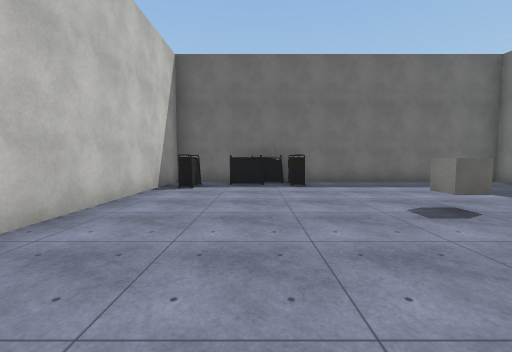
[1] (above)

18 first-person views from a walk through a scene from a Unity 3-D project. The camera is 1.5 m above the floor, tilts 4° down and sees 90° across. Doors are open. The floor is counted in squares, 2 m on a side. Each view is taken from the middle of a square. On the plan, view 1 faces up. The plan holds only what a view shows up to about 9 squares ahead; the rest is blank. The place goes on beyond the plan. The player character is not drawn. Some animated figures are not drawn. Some surface patterns are stand-ins.

[2]
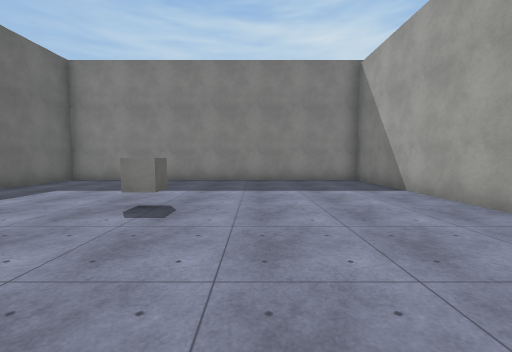

[3]
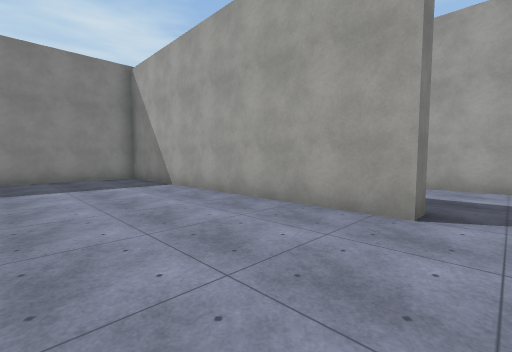

[4]
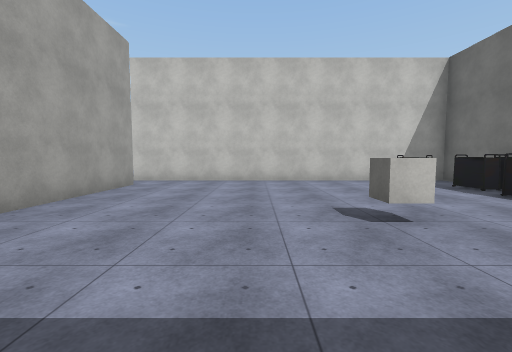

[5]
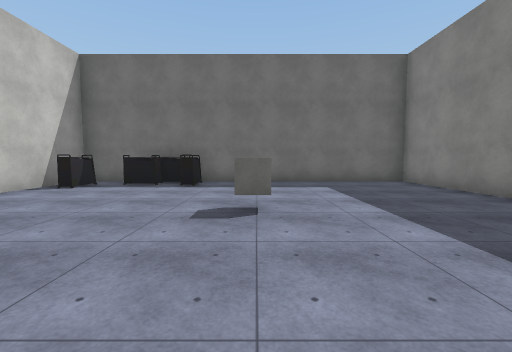

[6]
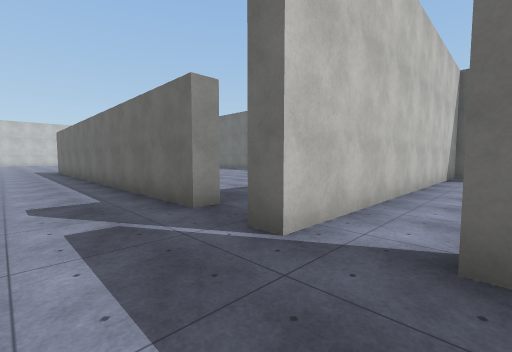

[7]
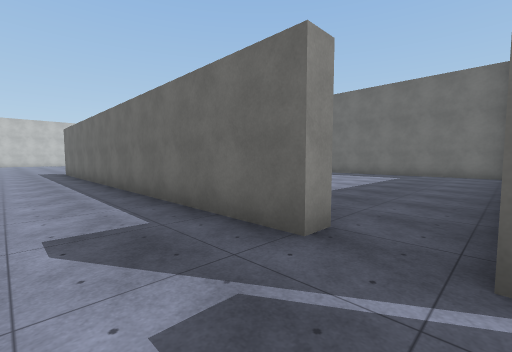

[8]
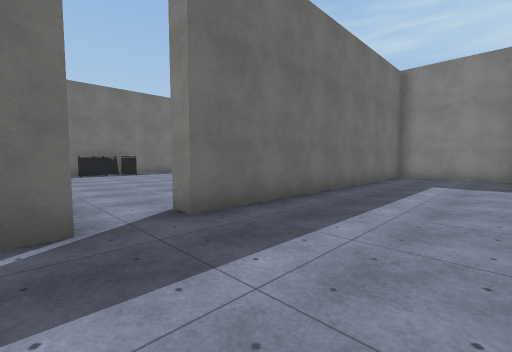

[9]
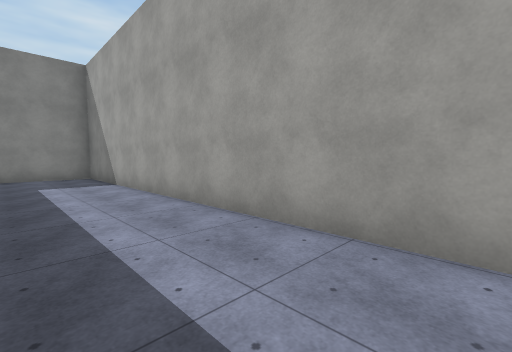

[10]
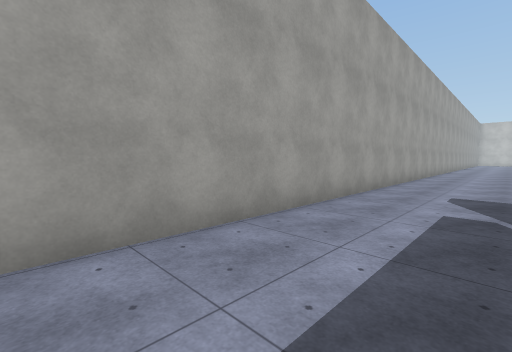

[11]
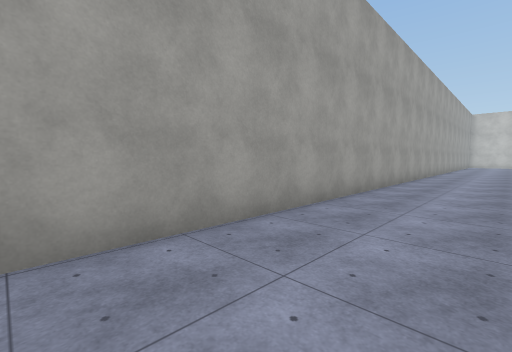

[12]
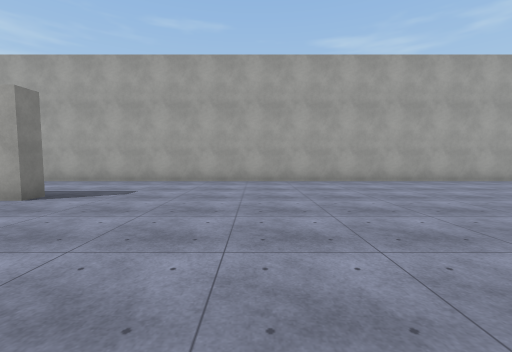

[13]
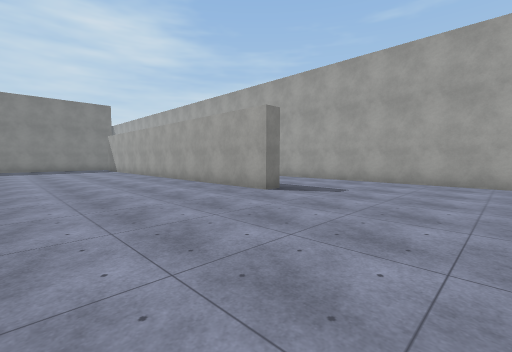

[14]
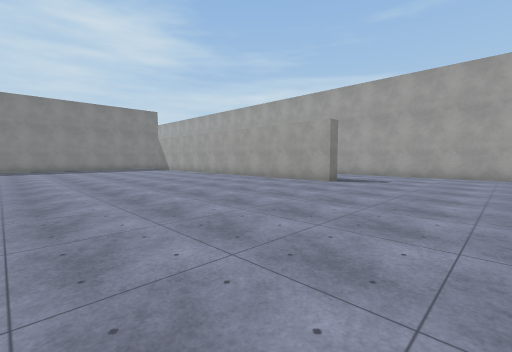

[15]
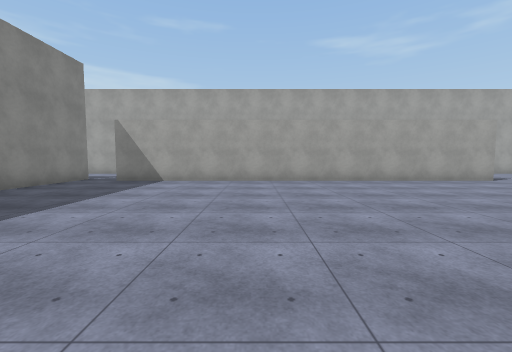

[16]
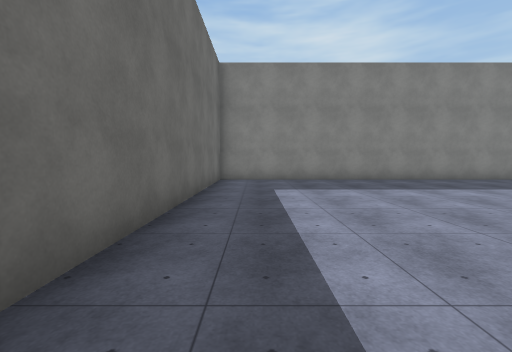

[17]
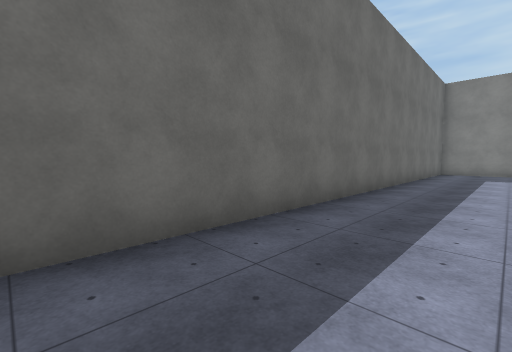

[18]
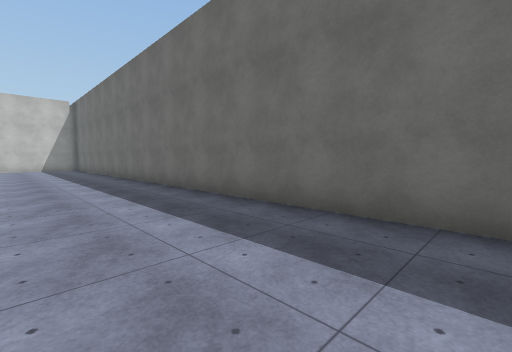

### Floor plan
Points are (right, up) in squares from view 1. A wall is a line through its corners. A room is listed if a view was taken in it or the views show most of it. See-through windows are left out.
Room 1 (views 1, 2, 3, 4, 5)
walls: (-1.2, -1.5) (7.8, -1.5) (7.8, 8.2) (-2.5, 8.2) (-2.5, -2)
ways out: open door at (-1.5, -2) to room 2
objects: other object (-2, 7); other object (0, 7); other object (0, 8); other object (1, 7); other object (3, 4)
Room 2 (views 6, 7, 8, 9, 10, 11, 12, 13, 14, 15, 16, 17, 18)
walls: (-16.9, -2) (-16.9, -1.5) (-4.4, -1.5) (-4.4, -2) (-13.8, -2); (-2.5, -2) (-3, -2) (-3, 8.2) (-23.5, 8.2); (-26.5, -5.3) (7.5, -5.3); (6.8, -2) (-1.2, -2); (7.8, -5.1) (7.8, -2.9)
ways out: open door at (-1.5, -2) to room 1

Positions as (right, up) in squares from view 1, and headings:
1: (0, 0), facing up
2: (-1, 2), facing right
3: (-2, 2), facing down-right
4: (6, 2), facing left
5: (3, 0), facing up
6: (-1, -4), facing up-left
7: (-3, -4), facing up-left
8: (-3, -5), facing up-right
9: (-3, -3), facing down-right
10: (0, -3), facing down-left
11: (-7, -3), facing down-left
12: (-21, 3), facing down
13: (-21, 3), facing down-right
14: (-21, 6), facing down-right
15: (-9, 7), facing down
16: (-12, 7), facing right
17: (-17, 6), facing up-right
18: (-14, 5), facing up-left
